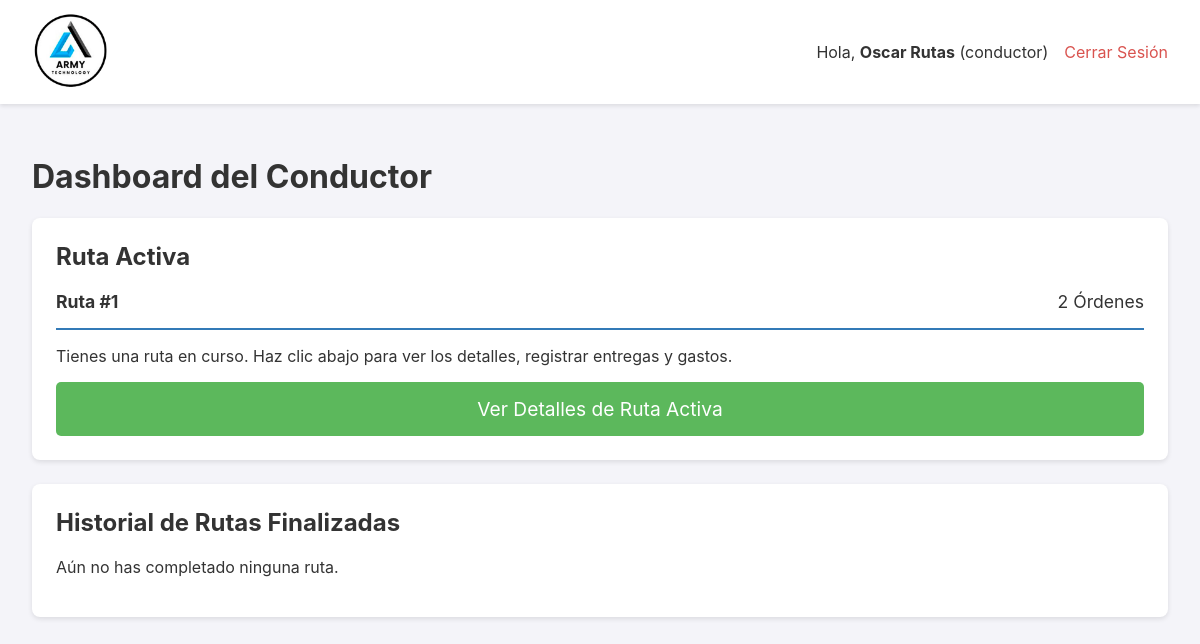
/mis-rutas (signed in), run on an earlier commit of the app's database.
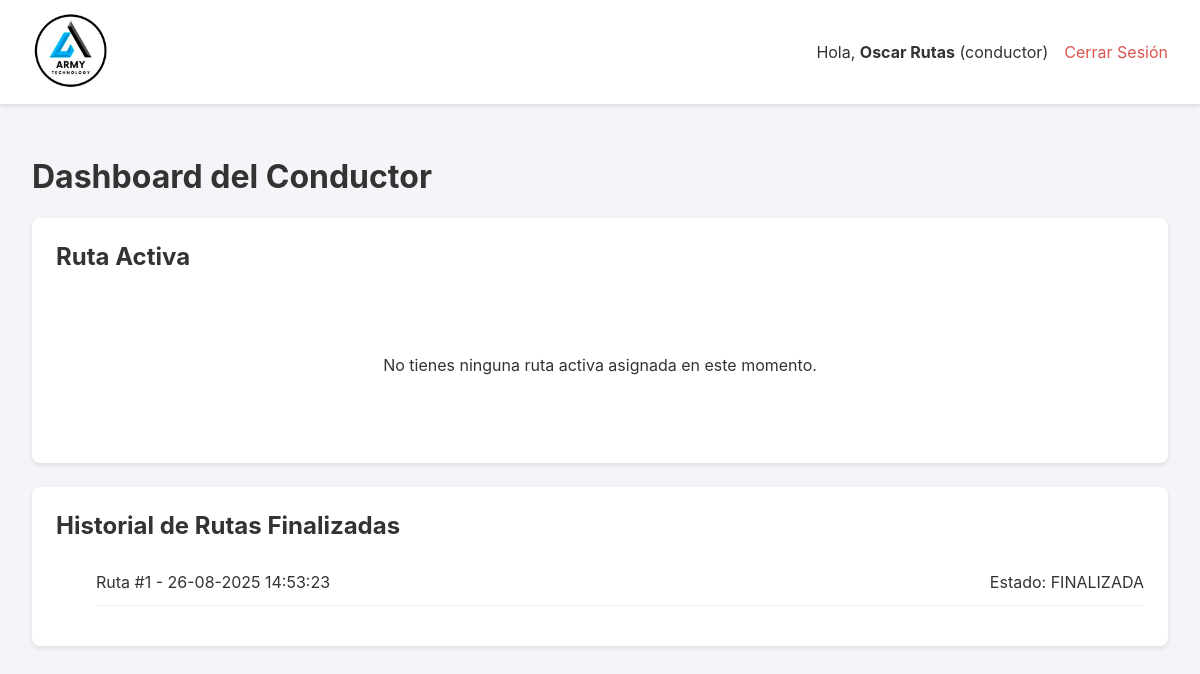
And on a later commit of the database.
### app.py (models this page shows, shortened)
class HojaDeRuta(db.Model):
    __tablename__ = 'hoja_de_ruta'
    id = db.Column(db.Integer, primary_key=True)
    fecha_creacion = db.Column(db.DateTime, default=datetime.datetime.utcnow)
    estado = db.Column(db.String(20), nullable=False, default='EN_PREPARACION')
    gastos_asignados = db.Column(db.Float, nullable=False, default=0.0)
    ordenes = db.relationship('Orden', backref='hoja_de_ruta', lazy='dynamic')
    transacciones = db.relationship('Transaccion', backref='hoja_de_ruta', lazy='dynamic', cascade="all, delete-orphan")
    gastos_viaje = db.relationship('GastoViaje', backref='hoja_de_ruta', lazy='dynamic', cascade="all, delete-orphan")
    fecha_finalizacion = db.Column(db.DateTime, nullable=True)
    tipo_entrega = db.Column(db.String(20), nullable=False, default='INTERNA') # Valores: 'INTERNA', 'EXTERNA'
    conductor_id = db.Column(db.Integer, db.ForeignKey('user.id'), nullable=True) # Ahora es opcional
    conductor = db.relationship('User', backref='hojas_de_ruta')
    nombre_transportista = db.Column(db.String(100), nullable=True) # Ej: "Guatex", "Cargo Expreso"
    nombre_receptor = db.Column(db.String(100), nullable=True)     # Nombre de la persona que recibe
    id_receptor = db.Column(db.String(50), nullable=True)          # DPI, Cédula, etc.

### app.py (the view)
@app.route('/mis-rutas')
@login_required
@conductor_required
def dashboard_conductor():
    ruta_activa = db.session.execute(
        db.select(HojaDeRuta).where(
            HojaDeRuta.conductor_id == current_user.id,
            HojaDeRuta.estado == 'EN_RUTA'
        )
    ).first()
    if ruta_activa:
        ruta_activa = ruta_activa[0]
    historial_rutas = db.session.execute(
        db.select(HojaDeRuta).where(
            HojaDeRuta.conductor_id == current_user.id,
            HojaDeRuta.estado.in_(['FINALIZADA', 'ARCHIVADA'])
        ).order_by(HojaDeRuta.fecha_creacion.desc())
    ).scalars().all()
    return render_template(
        'dashboard_conductor.html',
        ruta_activa=ruta_activa,
        historial_rutas=historial_rutas
    )

### app.py (called while the page is built)
@login_manager.user_loader
def load_user(user_id):
    return db.session.get(User, int(user_id))

@app.template_filter('localtime')
def to_localtime_filter(utc_datetime):
    if not utc_datetime: return ""
    local_tz = pytz.timezone('America/Costa_Rica')
    local_dt = utc_datetime.replace(tzinfo=pytz.utc).astimezone(local_tz)
    return local_dt.strftime('%d-%m-%Y %H:%M:%S')

def conductor_required(f):
    @wraps(f)
    def decorated_function(*args, **kwargs):
        if not current_user.is_authenticated or current_user.role != 'conductor':
            flash('Se requiere rol de conductor para acceder a esta página.', 'error')
            return redirect(url_for('dashboard'))
        return f(*args, **kwargs)
    return decorated_function

### templates/dashboard_conductor.html (shortened to what this page needs)
{% extends "layout.html" %}
{% block content %}
<h1>Dashboard del Conductor</h1>
<div class="card">
    <h2>Ruta Activa</h2>
    {% if ruta_activa %}
        <div class="ruta-activa-header">
            <div class="ruta-info">
                <span><strong>Ruta #{{ ruta_activa.id }}</strong></span>
                <span>{{ ruta_activa.ordenes.count() }} Órdenes</span>
            </div>
        </div>
        <p>Tienes una ruta en curso. Haz clic abajo para ver los detalles, registrar entregas y gastos.</p>
        <a href="{{ url_for('detalle_ruta_conductor') }}" class="action-btn">Ver Detalles de Ruta Activa</a>
    {% else %}
        <div class="no-ruta">
            <p>No tienes ninguna ruta activa asignada en este momento.</p>
        </div>
    {% endif %}
</div>
<div class="card">
    <h2>Historial de Rutas Finalizadas</h2>
    {% if historial_rutas %}
    <ul class="historial-list">
        {% for ruta in historial_rutas %}
            <li>
                <span>Ruta #{{ ruta.id }} - {{ ruta.fecha_creacion|localtime }}</span>
                <span>Estado: {{ ruta.estado }}</span>
            </li>
        {% endfor %}
    </ul>
    {% else %}
        <p>Aún no has completado ninguna ruta.</p>
    {% endif %}
</div>
{% endblock %}

What changed in the data, as far as the page shows it:
now on one of the page's lists (row edited): HojaDeRuta: id "1", fecha_creacion "26-08-2025 14:53:23", estado "FINALIZADA"
changed HojaDeRuta id 1: id "1" → (not shown)
Also different on the page:
{{ ruta_activa.ordenes.count() }}: "2" → (not shown)
text no longer shown: "Ruta # Órdenes Tienes una ruta en curso. Haz clic abajo para ver los detalles, registrar entregas y gastos. Ver Detalles de Ruta Activa Aún no has completado ninguna ruta."
text now shown: "No tienes ninguna ruta activa asignada en este momento."
